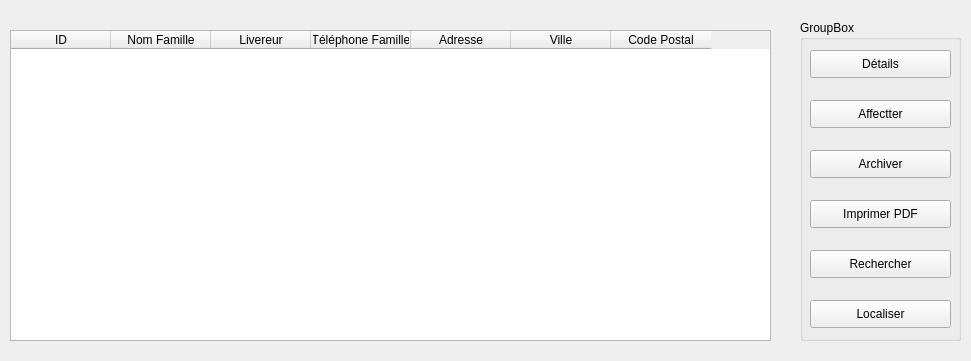
      <widget class="QWidget" name="page_2">
       <property name="geometry">
        <rect>
         <x>0</x>
         <y>0</y>
         <width>971</width>
         <height>361</height>
        </rect>
       </property>
       <attribute name="icon">
        <iconset>
         <normaloff>../Downloads/icons8-livraison-de-nourriture-100 (1).png</normaloff>../Downloads/icons8-livraison-de-nourriture-100 (1).png</iconset>
       </attribute>
       <attribute name="label">
        <string>Bon de Livraisons</string>
       </attribute>
       <widget class="QTableWidget" name="tableWidget_2">
        <property name="geometry">
         <rect>
          <x>10</x>
          <y>30</y>
          <width>761</width>
          <height>311</height>
         </rect>
        </property>
        <column>
         <property name="text">
          <string>ID</string>
         </property>
        </column>
        <column>
         <property name="text">
          <string>Nom Famille</string>
         </property>
        </column>
        <column>
         <property name="text">
          <string>Livereur</string>
         </property>
        </column>
        <column>
         <property name="text">
          <string>Téléphone Famille</string>
         </property>
        </column>
        <column>
         <property name="text">
          <string>Adresse</string>
         </property>
        </column>
        <column>
         <property name="text">
          <string>Ville</string>
         </property>
        </column>
        <column>
         <property name="text">
          <string>Code Postal</string>
         </property>
        </column>
       </widget>
       <widget class="QGroupBox" name="groupBox_2">
        <property name="geometry">
         <rect>
          <x>800</x>
          <y>20</y>
          <width>161</width>
          <height>321</height>
         </rect>
        </property>
        <property name="title">
         <string>GroupBox</string>
        </property>
        <widget class="QPushButton" name="pushButton_7">
         <property name="geometry">
          <rect>
           <x>10</x>
           <y>30</y>
           <width>141</width>
           <height>28</height>
          </rect>
         </property>
         <property name="text">
          <string>Détails</string>
         </property>
         <property name="icon">
          <iconset>
           <normaloff>../Downloads/icons8-view-64.png</normaloff>../Downloads/icons8-view-64.png</iconset>
         </property>
        </widget>
        <widget class="QPushButton" name="pushButton_8">
         <property name="geometry">
          <rect>
           <x>10</x>
           <y>80</y>
           <width>141</width>
           <height>28</height>
          </rect>
         </property>
         <property name="text">
          <string>Affectter</string>
         </property>
         <property name="icon">
          <iconset>
           <normaloff>../Downloads/icons8-registration-100.png</normaloff>../Downloads/icons8-registration-100.png</iconset>
         </property>
        </widget>
        <widget class="QPushButton" name="pushButton_9">
         <property name="geometry">
          <rect>
           <x>10</x>
           <y>130</y>
           <width>141</width>
           <height>28</height>
          </rect>
         </property>
         <property name="text">
          <string>Archiver</string>
         </property>
         <property name="icon">
          <iconset>
           <normaloff>../Downloads/icons8-data-backup-64.png</normaloff>../Downloads/icons8-data-backup-64.png</iconset>
         </property>
        </widget>
        <widget class="QPushButton" name="pushButton_10">
         <property name="geometry">
          <rect>
           <x>10</x>
           <y>180</y>
           <width>141</width>
           <height>28</height>
          </rect>
         </property>
         <property name="text">
          <string>Imprimer PDF</string>
         </property>
         <property name="icon">
          <iconset>
           <normaloff>../Downloads/icons8-print-100.png</normaloff>../Downloads/icons8-print-100.png</iconset>
         </property>
        </widget>
        <widget class="QPushButton" name="pushButton_11">
         <property name="geometry">
          <rect>
           <x>10</x>
           <y>230</y>
           <width>141</width>
           <height>28</height>
          </rect>
         </property>
         <property name="text">
          <string>Rechercher</string>
         </property>
         <property name="icon">
          <iconset>
           <normaloff>../Downloads/icons8-search-100.png</normaloff>../Downloads/icons8-search-100.png</iconset>
         </property>
        </widget>
        <widget class="QPushButton" name="pushButton_12">
         <property name="geometry">
          <rect>
           <x>10</x>
           <y>280</y>
           <width>141</width>
           <height>28</height>
          </rect>
         </property>
         <property name="text">
          <string>Localiser</string>
         </property>
         <property name="icon">
          <iconset>
           <normaloff>../Downloads/icons8-location-100.png</normaloff>../Downloads/icons8-location-100.png</iconset>
         </property>
        </widget>
       </widget>
      </widget>
